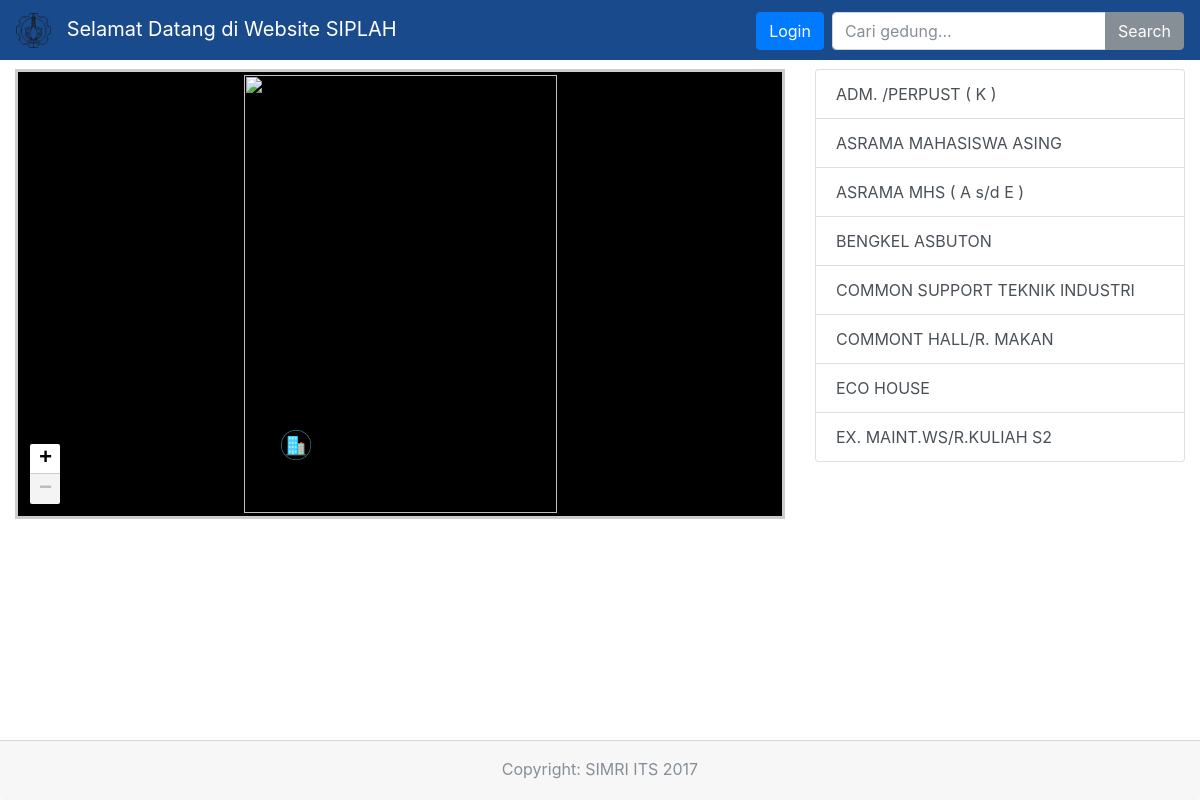
The page / on the database its author committed.
### tables this page shows
CREATE TABLE `gedung` (
  `idGedung` int(11) NOT NULL AUTO_INCREMENT,
  `kodeGedung` varchar(7) DEFAULT NULL,
  `koordGedung` int(11) NOT NULL DEFAULT '0',
  `namaGedung` varchar(255) NOT NULL,
  `kategoriGedung` int(11) DEFAULT NULL,
  `luasGedung` float DEFAULT NULL,
  `tinggiGedung` float DEFAULT NULL,
  `jumlahLantai` int(11) NOT NULL,
  `jumlahRuang` int(11) DEFAULT NULL,
  `statusPengelola` varchar(255) DEFAULT NULL,
  PRIMARY KEY (`idGedung`),
  KEY `koordGedung` (`koordGedung`),
  FULLTEXT KEY `ft_namaGedung` (`namaGedung`),
  CONSTRAINT `gedung_ibfk_1` FOREIGN KEY (`koordGedung`) REFERENCES `koordinat` (`idKoord`)
);

### application/controllers/Beranda.php (called while the page is built, shortened)
<?php
class Beranda extends CI_Controller
{
		private $data;
		function __construct()
		{
				$this->load->model('Beranda_model');
				$this->load->library('Encryption');
				$this->load->library('pagination');
		}
		public function index()
		{
				$data = $this->data;
				$data['luasTotal'] = $this->Beranda_model->totalLuas();
				if ($this->session->flashdata('cari')) {
						$data['listGedung'] = $this->session->flashdata('cari');
				} else {
						$data['listGedung'] = $this->Beranda_model->getListGedung('full');
				}
				if (isset($this->data['userLogin'])) {
						if ($data['userLogin']['userLevel']==4) {
								if ($this->session->flashdata('cari')) {
										$data['listGedung'] = $this->session->flashdata('cari');
								} else {
										$data['listGedung'] = $this->Beranda_model->getListGedung('sarpras');
								}
								$this->load->view('template/header', $data);
								$this->load->view('template/navigation', $data);
								$this->load->view('template/menu', $data);
								$this->load->view('masuk/beranda_view', $data);
								$this->load->view('template/footer', $data);
						} elseif ($data['userLogin']['userLevel']==1 || $data['userLogin']['userLevel']==2 || $data['userLogin']['userLevel']==3 || $data['userLogin']['userLevel']==5) {
								if ($this->session->flashdata('cari')) {
										$data['listGedung'] = $this->session->flashdata('cari');
								} else {
										$data['listGedung'] = $this->Beranda_model->getListGedung('full');
								}
								$this->load->view('template/header', $data);
								$this->load->view('template/navigation', $data);
								$this->load->view('template/menu', $data);
								$this->load->view('masuk/beranda_view', $data);
								$this->load->view('template/footer', $data);
						}
				} else {
						$this->load->view('template/header', $data);
						$this->load->view('template/navigation', $data);
						$this->load->view('beranda_view', $data);
						$this->load->view('template/footer', $data);
				}
		}
}

### index.php (called while the page is built, shortened)
<?php
require_once BASEPATH.'core/CodeIgniter.php';

### application/models/Beranda_model.php (called while the page is built, shortened)
<?php
class Beranda_model extends CI_Model
{
		public function getListGedung($mode)
		{
			if ($mode=='sarpras') {
				$this->db->select('gedung.idGedung, kodeGedung, namaGedung, luasGedung, x, y');
				$this->db->from('gedung');
				$this->db->join('koordinat', 'koordinat.idKoord = gedung.koordGedung', 'left');
				$this->db->join('proposal', 'proposal.idGedung = gedung.idGedung', 'right');
				$this->db->join('pekerjaan', 'pekerjaan.idProposal = proposal.idProposal', 'right');
				$this->db->where('pekerjaan.status', '0');
				$this->db->order_by('namaGedung', 'asc');
				$this->db->group_by('idGedung');
				$this->db->limit(8);
			} else {
				$this->db->select('idGedung, kodeGedung, namaGedung, luasGedung, x, y');
				$this->db->from('gedung');
				$this->db->join('koordinat', 'koordinat.idKoord = gedung.koordGedung', 'left');
				$this->db->order_by('namaGedung', 'asc');
				$this->db->limit(8);
			}
			$query=$this->db->get();
			if ($query->num_rows() > 0) {
				return $query->result_array();
			} else {
				return null;
			}
		}
			}

### application/views/beranda_view.php (the view, shortened to what this page needs)
<body>
	<div class="container-fluid mt-2">
		<div class="row">
			<div class="col-lg-8"><div id="image-map"></div></div>
			<div class="col-lg-4">
				<div class="card">
					<ul class="list-group list-group-flush">
						<?php $g=0;
						foreach ($listGedung as $row) { ?>
						<a href="<?php echo base_url()."gedung/".$row['idGedung'];	$g++;?>" class="list-group-item list-group-item-action" target="_blank"><?php echo $row['namaGedung']; ?></a>
						<?php	}
					?>
				</ul>
			</div>
		</div>
	</div>
</div>
     </body>

### assets/css/leaflet.css (style rules this page uses)
.leaflet-container { overflow: hidden; }
.leaflet-container.leaflet-touch-zoom { -ms-touch-action: pan-x pan-y; touch-action: pan-x pan-y; }
.leaflet-container.leaflet-touch-drag { -ms-touch-action: pinch-zoom; }
.leaflet-container.leaflet-touch-drag.leaflet-touch-zoom { -ms-touch-action: none; touch-action: none; }
.leaflet-container { -webkit-tap-highlight-color: transparent; }
.leaflet-grab { cursor: -webkit-grab; cursor: -moz-grab; }
.leaflet-container { background: #000000; outline: 1; }
.leaflet-container { font: 12px/1.5 "Helvetica Neue", Arial, Helvetica, sans-serif; }

### assets/css/grid.css (style rules this page uses)
body { display: flex; flex-direction: column; min-height: 100%; min-height: 100vh; position: relative; padding-bottom: 60px; }
.container-fluid { min-height: 100%; padding-top: 61px; }
#image-map { margin: 0; background: #000000; width: 100%; min-height: 450px; height: 100%; z-index: 1000; border: 3px solid #ccc; }

### rows shown on the page
gedung: namaGedung "ADM. /PERPUST ( K )"
gedung: namaGedung "ASRAMA MAHASISWA ASING"
gedung: namaGedung "ASRAMA MHS ( A s/d E )"
gedung: namaGedung "BENGKEL ASBUTON"
gedung: namaGedung "COMMON SUPPORT TEKNIK INDUSTRI"
gedung: namaGedung "COMMONT HALL/R. MAKAN"
gedung: namaGedung "ECO HOUSE"
gedung: namaGedung "EX. MAINT.WS/R.KULIAH S2"
